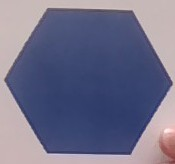
#> input picture data/blue.jpg, 175 x 164 px, given in place of the camera
$ python detect_polygon.py
#> lines starting #> are read from the running program, lines starting #| are printed output that depends on the picture; after the words box and inside, x2 and y2 are one past the last pixel; in counts of white or black regions, pixels touching at a corner belong together
import cv2
import os
import glob
from auxiliary import *
import time


WORKDIR = os.getcwd()
# [8 lines of commented-out code are left out]

i = 4

# img = imgs[i]

width = 1280
height = 720
camera_index = 0

cap = cv2.VideoCapture(camera_index)
if not cap.isOpened():
    print(f"Could not open the camera (index {camera_index}).")

cap.set(cv2.CAP_PROP_FRAME_WIDTH, width)
cap.set(cv2.CAP_PROP_FRAME_HEIGHT, height)

window_name = "Live Camera - press 'q' to quit"
cv2.namedWindow(window_name, cv2.WINDOW_NORMAL)  # resizable window

_, frame_before = cap.read()
#> frame_before is the input picture: shape (164, 175, 3); mean B, G, R 137.5, 111.1, 111.5

# Mask
lower_red1 = np.array([0, 120, 40])
upper_red1 = np.array([10, 255, 150])

lower_red2 = np.array([170, 120, 40])
upper_red2 = np.array([255, 255, 150])

lower_red = np.array([0, 120, 120])
upper_red = np.array([10, 255, 255])


# --- BLUE (vibrant + darker) ---
lower_blue = np.array([110, 100, 80])
upper_blue = np.array([130, 255, 255])

lower_blue = np.array([105, 80, 40])
upper_blue = np.array([130, 255, 120])

lower_blue = np.array([108, 60, 60])
upper_blue = np.array([118, 150, 140])


# --- GREEN (vibrant + darker) ---
lower_green = np.array([40, 100, 80])
upper_green = np.array([85, 255, 255])

lower_green = np.array([35, 80, 40])
upper_green = np.array([85, 255, 120])

lower_green = np.array([35, 40, 60])
upper_green = np.array([45, 150, 200])


# --- ORANGE (vibrant + darker) ---
lower_orange = np.array([10, 150, 120])
upper_orange = np.array([25, 255, 255])

lower_orange = np.array([10, 100, 40])
upper_orange = np.array([25, 255, 120])


# GOOD ONES
lower_red = np.array([0, 100, 120])
upper_red = np.array([10, 255, 255])


lower_green = np.array([30, 40, 100])
upper_green = np.array([49, 150, 255])

lower_blue = np.array([103,  77, 50])
upper_blue = np.array([123, 157, 255])

lower_orange = np.array([4,  117, 187])
upper_orange = np.array([24, 197, 255])

lasttime = time.perf_counter()
while True:
    actual = time.perf_counter()

    deltatime = actual - lasttime

    lasttime = actual

    ret, frame = cap.read()

    # frame = 255 - cv2.absdiff(clean_frame, frame_before)

    frame = cv2.flip(frame, 1)
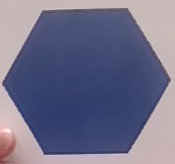
#> frame: shape (164, 175, 3); mean B, G, R 137.5, 111.1, 111.5

    orig_frame = frame.copy()

    hsv = cv2.cvtColor(frame, cv2.COLOR_BGR2HSV)
#> hsv: shape (164, 175, 3); mean H, S, V 99.8, 81.2, 143.5

    # [6 lines of commented-out code are left out]

    red_mask1 = cv2.inRange(hsv, lower_red1, upper_red1)
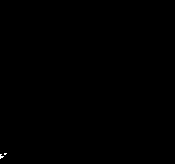
#> red_mask1: shape (164, 175); 0.06% white in thin lines or dots, all inside (x1, y1, x2, y2) = (0, 153, 7, 159)
    red_mask2 = cv2.inRange(hsv, lower_red2, upper_red2)
#> red_mask2: shape (164, 175); 0.01% white in thin lines or dots, all inside (x1, y1, x2, y2) = (0, 161, 2, 163)
    blue_mask = cv2.inRange(hsv, lower_blue, upper_blue)
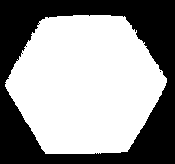
#> blue_mask: shape (164, 175); 59.2% white; 2 black regions (1 under 20 px), largest, box (x1, y1, x2, y2) and area: (0, 0, 175, 164) 11710
    green_mask = cv2.inRange(hsv, lower_green, upper_green)
#> green_mask: shape (164, 175); every value is 0
    orange_mask = cv2.inRange(hsv, lower_orange, upper_orange)

    red_mask = cv2.inRange(hsv, lower_red, upper_red)
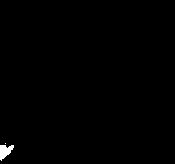
#> red_mask: shape (164, 175); 0.48% white; 2 white regions (1 under 20 px), largest, box (x1, y1, x2, y2) and area: (0, 145, 14, 161) 136
    # red_mask = cv2.bitwise_xor(red_mask1, red_mask2)

    red_frame = cv2.bitwise_and(frame, frame, mask=red_mask)
    blue_frame = cv2.bitwise_and(frame, frame, mask=blue_mask)
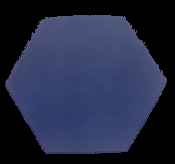
#> blue_frame: shape (164, 175, 3); mean B, G, R 67.2, 42.6, 36.4
    green_frame = cv2.bitwise_and(frame, frame, mask=green_mask)
#> green_frame: shape (164, 175, 3); every value is 0
    orange_frame = cv2.bitwise_and(frame, frame, mask=orange_mask)

    frame = red_frame

    frames = [red_frame, blue_frame, green_frame, orange_frame]

    key = cv2.waitKey(1) & 0xFF
#> (key q is pressed here)
    if key == ord('q') or key == 27:
        break

    gray = cv2.cvtColor(frame, cv2.COLOR_RGB2GRAY)

    blur = cv2.GaussianBlur(gray, (5, 5),
                            cv2.BORDER_DEFAULT)

    edges = cv2.Canny(gray, 1, 1)

    contours, _ = cv2.findContours(
        edges, cv2.RETR_EXTERNAL, cv2.CHAIN_APPROX_SIMPLE)

    for cnt in contours:
        if cv2.contourArea(cnt) < 400:
            continue

        epsilon = 0.02 * cv2.arcLength(cnt, True)
        approx = cv2.approxPolyDP(cnt, epsilon, True)

        # cv2.drawContours(frame, [approx], -1, (255, 255, 255), 2)

        print(len(approx))

        # Star: 10
        # Triangle: 3/4
        # Rectangle: 4
        # Hexagon:6

        if len(approx) != 3:
            break

        # for point in approx:
        #     x, y = point.ravel()
        #     cv2.circle(frame, (x, y), 6, (255, 255, 255), -1)

        M = cv2.moments(cnt)
        if M['m00'] != 0:
            cx = int(M['m10']/M['m00'])
            cy = int(M['m01']/M['m00'])
            cv2.drawContours(frame, [cnt], -1, (0, 255, 0), 2)
            cv2.circle(frame, (cx, cy), 7, (0, 0, 255), -1)

    cv2.putText(frame, f'{int(1/(deltatime))} FPS', (0, 20), cv2.FONT_HERSHEY_SIMPLEX,
                1, (255, 0, 0), 2, cv2.LINE_AA)

    cv2.imshow(window_name, frame)

    # frame_before = clean_frame
